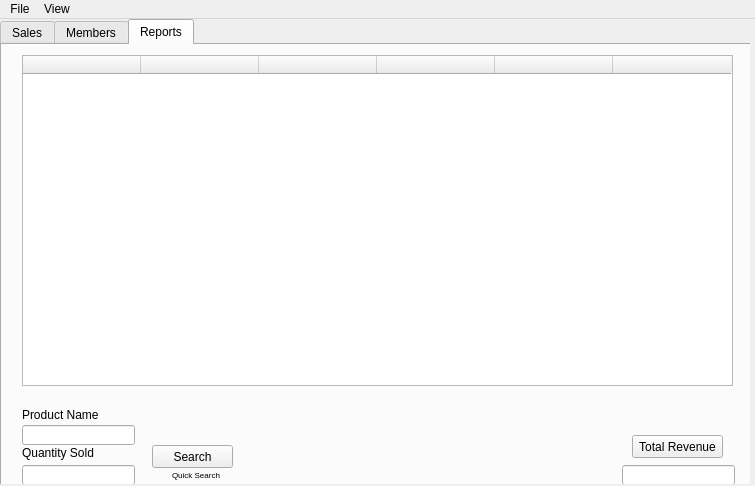
<?xml version="1.0" encoding="UTF-8"?>
<ui version="4.0">
 <class>MainWindow</class>
 <widget class="QMainWindow" name="MainWindow">
  <property name="geometry">
   <rect>
    <x>0</x>
    <y>0</y>
    <width>755</width>
    <height>486</height>
   </rect>
  </property>
  <property name="minimumSize">
   <size>
    <width>755</width>
    <height>486</height>
   </size>
  </property>
  <property name="maximumSize">
   <size>
    <width>755</width>
    <height>486</height>
   </size>
  </property>
  <property name="windowTitle">
   <string>MainWindow</string>
  </property>
  <widget class="QWidget" name="centralWidget">
   <property name="sizePolicy">
    <sizepolicy hsizetype="Fixed" vsizetype="Fixed">
     <horstretch>0</horstretch>
     <verstretch>0</verstretch>
    </sizepolicy>
   </property>
   <property name="minimumSize">
    <size>
     <width>750</width>
     <height>465</height>
    </size>
   </property>
   <property name="maximumSize">
    <size>
     <width>750</width>
     <height>465</height>
    </size>
   </property>
   <widget class="QTabWidget" name="Reports">
    <property name="enabled">
     <bool>true</bool>
    </property>
    <property name="geometry">
     <rect>
      <x>0</x>
      <y>0</y>
      <width>841</width>
      <height>471</height>
     </rect>
    </property>
    <property name="currentIndex">
     <number>2</number>
    </property>
    <widget class="QWidget" name="tab">
     <attribute name="title">
      <string>Sales</string>
     </attribute>
     <widget class="QPushButton" name="addSale">
      <property name="geometry">
       <rect>
        <x>270</x>
        <y>390</y>
        <width>75</width>
        <height>23</height>
       </rect>
      </property>
      <property name="text">
       <string>Add Sale</string>
      </property>
     </widget>
     <widget class="QLabel" name="UserID">
      <property name="geometry">
       <rect>
        <x>10</x>
        <y>350</y>
        <width>47</width>
        <height>16</height>
       </rect>
      </property>
      <property name="text">
       <string>User ID</string>
      </property>
     </widget>
     <widget class="QLabel" name="Product">
      <property name="geometry">
       <rect>
        <x>10</x>
        <y>386</y>
        <width>41</width>
        <height>20</height>
       </rect>
      </property>
      <property name="text">
       <string>Product</string>
      </property>
     </widget>
     <widget class="QLabel" name="SalesPrice">
      <property name="geometry">
       <rect>
        <x>150</x>
        <y>380</y>
        <width>31</width>
        <height>31</height>
       </rect>
      </property>
      <property name="text">
       <string>Price</string>
      </property>
     </widget>
     <widget class="QLabel" name="Amount">
      <property name="geometry">
       <rect>
        <x>130</x>
        <y>350</y>
        <width>47</width>
        <height>16</height>
       </rect>
      </property>
      <property name="text">
       <string>Quantity</string>
      </property>
     </widget>
     <widget class="QLabel" name="Date">
      <property name="geometry">
       <rect>
        <x>250</x>
        <y>350</y>
        <width>51</width>
        <height>16</height>
       </rect>
      </property>
      <property name="text">
       <string>       Date</string>
      </property>
     </widget>
     <widget class="QPushButton" name="newLog">
      <property name="geometry">
       <rect>
        <x>670</x>
        <y>350</y>
        <width>75</width>
        <height>23</height>
       </rect>
      </property>
      <property name="text">
       <string>New Log</string>
      </property>
     </widget>
     <widget class="QPushButton" name="addLog">
      <property name="geometry">
       <rect>
        <x>670</x>
        <y>380</y>
        <width>75</width>
        <height>23</height>
       </rect>
      </property>
      <property name="text">
       <string>Add Log</string>
      </property>
     </widget>
     <widget class="QPushButton" name="saveLog">
      <property name="geometry">
       <rect>
        <x>670</x>
        <y>410</y>
        <width>75</width>
        <height>23</height>
       </rect>
      </property>
      <property name="text">
       <string>Save Log</string>
      </property>
     </widget>
     <widget class="QTableWidget" name="SaleLogs">
      <property name="enabled">
       <bool>true</bool>
      </property>
      <property name="geometry">
       <rect>
        <x>20</x>
        <y>10</y>
        <width>711</width>
        <height>331</height>
       </rect>
      </property>
      <property name="horizontalScrollBarPolicy">
       <enum>Qt::ScrollBarAlwaysOff</enum>
      </property>
      <property name="sortingEnabled">
       <bool>true</bool>
      </property>
      <property name="rowCount">
       <number>0</number>
      </property>
      <property name="columnCount">
       <number>5</number>
      </property>
      <attribute name="horizontalHeaderDefaultSectionSize">
       <number>141</number>
      </attribute>
      <column>
       <property name="text">
        <string>User ID</string>
       </property>
      </column>
      <column>
       <property name="text">
        <string>Quantity</string>
       </property>
      </column>
      <column>
       <property name="text">
        <string>Product</string>
       </property>
      </column>
      <column>
       <property name="text">
        <string>Sales Price</string>
       </property>
      </column>
      <column>
       <property name="text">
        <string>Date</string>
       </property>
      </column>
     </widget>
     <widget class="QLabel" name="label">
      <property name="geometry">
       <rect>
        <x>260</x>
        <y>370</y>
        <width>47</width>
        <height>13</height>
       </rect>
      </property>
      <property name="font">
       <font>
        <pointsize>6</pointsize>
       </font>
      </property>
      <property name="text">
       <string>DDMMYYYY</string>
      </property>
     </widget>
     <widget class="QLineEdit" name="UserIDText">
      <property name="geometry">
       <rect>
        <x>50</x>
        <y>350</y>
        <width>71</width>
        <height>21</height>
       </rect>
      </property>
     </widget>
     <widget class="QLineEdit" name="AmountText">
      <property name="geometry">
       <rect>
        <x>180</x>
        <y>350</y>
        <width>71</width>
        <height>21</height>
       </rect>
      </property>
     </widget>
     <widget class="QLineEdit" name="ProductText">
      <property name="geometry">
       <rect>
        <x>50</x>
        <y>390</y>
        <width>71</width>
        <height>21</height>
       </rect>
      </property>
     </widget>
     <widget class="QLineEdit" name="DateText">
      <property name="geometry">
       <rect>
        <x>310</x>
        <y>350</y>
        <width>71</width>
        <height>21</height>
       </rect>
      </property>
     </widget>
     <widget class="QDoubleSpinBox" name="SalesPriceText">
      <property name="geometry">
       <rect>
        <x>180</x>
        <y>390</y>
        <width>71</width>
        <height>21</height>
       </rect>
      </property>
     </widget>
    </widget>
    <widget class="QWidget" name="tab_2">
     <attribute name="title">
      <string>Members</string>
     </attribute>
     <widget class="QTableWidget" name="UserLogs">
      <property name="enabled">
       <bool>true</bool>
      </property>
      <property name="geometry">
       <rect>
        <x>20</x>
        <y>10</y>
        <width>711</width>
        <height>331</height>
       </rect>
      </property>
      <property name="horizontalScrollBarPolicy">
       <enum>Qt::ScrollBarAlwaysOff</enum>
      </property>
      <property name="sortingEnabled">
       <bool>true</bool>
      </property>
      <property name="rowCount">
       <number>0</number>
      </property>
      <property name="columnCount">
       <number>6</number>
      </property>
      <attribute name="horizontalHeaderDefaultSectionSize">
       <number>118</number>
      </attribute>
      <column>
       <property name="text">
        <string>User ID</string>
       </property>
      </column>
      <column>
       <property name="text">
        <string>Name</string>
       </property>
      </column>
      <column>
       <property name="text">
        <string>Total Sales</string>
       </property>
      </column>
      <column>
       <property name="text">
        <string>Rebate</string>
       </property>
      </column>
      <column>
       <property name="text">
        <string>Expires</string>
       </property>
      </column>
      <column>
       <property name="text">
        <string>Prefered?</string>
       </property>
      </column>
     </widget>
     <widget class="QLabel" name="UserID_2">
      <property name="geometry">
       <rect>
        <x>10</x>
        <y>350</y>
        <width>47</width>
        <height>16</height>
       </rect>
      </property>
      <property name="text">
       <string>User ID</string>
      </property>
     </widget>
     <widget class="QLabel" name="Name">
      <property name="geometry">
       <rect>
        <x>10</x>
        <y>390</y>
        <width>47</width>
        <height>13</height>
       </rect>
      </property>
      <property name="text">
       <string>Name</string>
      </property>
     </widget>
     <widget class="QLabel" name="Expires">
      <property name="geometry">
       <rect>
        <x>130</x>
        <y>340</y>
        <width>41</width>
        <height>31</height>
       </rect>
      </property>
      <property name="text">
       <string>Expires</string>
      </property>
     </widget>
     <widget class="QCheckBox" name="isPrefered">
      <property name="geometry">
       <rect>
        <x>130</x>
        <y>390</y>
        <width>121</width>
        <height>31</height>
       </rect>
      </property>
      <property name="text">
       <string>Prefered Member?</string>
      </property>
     </widget>
     <widget class="QPushButton" name="addUser">
      <property name="geometry">
       <rect>
        <x>270</x>
        <y>390</y>
        <width>75</width>
        <height>23</height>
       </rect>
      </property>
      <property name="text">
       <string>Add User</string>
      </property>
     </widget>
     <widget class="QPushButton" name="addProfile">
      <property name="geometry">
       <rect>
        <x>670</x>
        <y>380</y>
        <width>75</width>
        <height>23</height>
       </rect>
      </property>
      <property name="text">
       <string>Add Profile</string>
      </property>
     </widget>
     <widget class="QPushButton" name="newProfile">
      <property name="geometry">
       <rect>
        <x>670</x>
        <y>350</y>
        <width>75</width>
        <height>23</height>
       </rect>
      </property>
      <property name="text">
       <string>New Profile</string>
      </property>
     </widget>
     <widget class="QPushButton" name="saveProfile">
      <property name="geometry">
       <rect>
        <x>670</x>
        <y>410</y>
        <width>75</width>
        <height>23</height>
       </rect>
      </property>
      <property name="text">
       <string>Save Profile</string>
      </property>
     </widget>
     <widget class="QLabel" name="label_2">
      <property name="geometry">
       <rect>
        <x>130</x>
        <y>370</y>
        <width>51</width>
        <height>16</height>
       </rect>
      </property>
      <property name="font">
       <font>
        <pointsize>6</pointsize>
       </font>
      </property>
      <property name="text">
       <string>DDMMYYYY</string>
      </property>
     </widget>
     <widget class="QLabel" name="label_3">
      <property name="geometry">
       <rect>
        <x>460</x>
        <y>420</y>
        <width>221</width>
        <height>31</height>
       </rect>
      </property>
      <property name="font">
       <font>
        <italic>true</italic>
       </font>
      </property>
      <property name="text">
       <string>Make Sure To Add Sales Logs First!</string>
      </property>
     </widget>
     <widget class="QLineEdit" name="UserIDText_2">
      <property name="geometry">
       <rect>
        <x>50</x>
        <y>350</y>
        <width>71</width>
        <height>21</height>
       </rect>
      </property>
     </widget>
     <widget class="QLineEdit" name="ExpiresText">
      <property name="geometry">
       <rect>
        <x>180</x>
        <y>350</y>
        <width>71</width>
        <height>21</height>
       </rect>
      </property>
     </widget>
     <widget class="QLineEdit" name="NameText">
      <property name="geometry">
       <rect>
        <x>50</x>
        <y>390</y>
        <width>71</width>
        <height>21</height>
       </rect>
      </property>
     </widget>
    </widget>
    <widget class="QWidget" name="tab_3">
     <attribute name="title">
      <string>Reports</string>
     </attribute>
     <widget class="QTableWidget" name="ReportLogs">
      <property name="enabled">
       <bool>true</bool>
      </property>
      <property name="geometry">
       <rect>
        <x>20</x>
        <y>10</y>
        <width>711</width>
        <height>331</height>
       </rect>
      </property>
      <property name="horizontalScrollBarPolicy">
       <enum>Qt::ScrollBarAlwaysOff</enum>
      </property>
      <property name="sortingEnabled">
       <bool>true</bool>
      </property>
      <property name="rowCount">
       <number>0</number>
      </property>
      <property name="columnCount">
       <number>6</number>
      </property>
      <attribute name="horizontalHeaderDefaultSectionSize">
       <number>118</number>
      </attribute>
      <column>
       <property name="text">
        <string/>
       </property>
      </column>
      <column>
       <property name="text">
        <string/>
       </property>
      </column>
      <column>
       <property name="text">
        <string/>
       </property>
      </column>
      <column>
       <property name="text">
        <string/>
       </property>
      </column>
      <column>
       <property name="text">
        <string/>
       </property>
      </column>
      <column>
       <property name="text">
        <string/>
       </property>
      </column>
     </widget>
     <widget class="QLineEdit" name="SearchIn">
      <property name="geometry">
       <rect>
        <x>20</x>
        <y>380</y>
        <width>113</width>
        <height>20</height>
       </rect>
      </property>
     </widget>
     <widget class="QLabel" name="label_4">
      <property name="geometry">
       <rect>
        <x>20</x>
        <y>360</y>
        <width>81</width>
        <height>20</height>
       </rect>
      </property>
      <property name="text">
       <string>Product Name</string>
      </property>
     </widget>
     <widget class="QLabel" name="label_5">
      <property name="geometry">
       <rect>
        <x>170</x>
        <y>420</y>
        <width>81</width>
        <height>20</height>
       </rect>
      </property>
      <property name="font">
       <font>
        <pointsize>6</pointsize>
       </font>
      </property>
      <property name="text">
       <string>Quick Search</string>
      </property>
     </widget>
     <widget class="QLineEdit" name="SearchOut">
      <property name="geometry">
       <rect>
        <x>20</x>
        <y>420</y>
        <width>113</width>
        <height>20</height>
       </rect>
      </property>
     </widget>
     <widget class="QLabel" name="label_6">
      <property name="geometry">
       <rect>
        <x>20</x>
        <y>400</y>
        <width>101</width>
        <height>16</height>
       </rect>
      </property>
      <property name="text">
       <string>Quantity Sold</string>
      </property>
     </widget>
     <widget class="QPushButton" name="Search">
      <property name="geometry">
       <rect>
        <x>150</x>
        <y>400</y>
        <width>81</width>
        <height>23</height>
       </rect>
      </property>
      <property name="text">
       <string>Search</string>
      </property>
     </widget>
     <widget class="QLineEdit" name="showRevenue">
      <property name="geometry">
       <rect>
        <x>620</x>
        <y>420</y>
        <width>113</width>
        <height>20</height>
       </rect>
      </property>
     </widget>
     <widget class="QPushButton" name="TotalRevenue">
      <property name="geometry">
       <rect>
        <x>630</x>
        <y>390</y>
        <width>91</width>
        <height>23</height>
       </rect>
      </property>
      <property name="text">
       <string>Total Revenue</string>
      </property>
     </widget>
    </widget>
   </widget>
  </widget>
  <widget class="QMenuBar" name="menuBar">
   <property name="geometry">
    <rect>
     <x>0</x>
     <y>0</y>
     <width>755</width>
     <height>21</height>
    </rect>
   </property>
   <widget class="QMenu" name="menuFilter">
    <property name="title">
     <string>View</string>
    </property>
    <widget class="QMenu" name="ByMonth">
     <property name="title">
      <string>By Month</string>
     </property>
     <addaction name="January"/>
     <addaction name="February"/>
     <addaction name="March"/>
     <addaction name="April"/>
     <addaction name="May"/>
     <addaction name="June"/>
     <addaction name="July"/>
     <addaction name="August"/>
     <addaction name="September"/>
     <addaction name="October"/>
     <addaction name="November"/>
     <addaction name="December"/>
    </widget>
    <addaction name="ByMonth"/>
    <addaction name="separator"/>
    <addaction name="TotalSpent"/>
    <addaction name="ProductList"/>
    <addaction name="Rebates"/>
   </widget>
   <widget class="QMenu" name="menuFile">
    <property name="title">
     <string>File</string>
    </property>
    <widget class="QMenu" name="menuNew">
     <property name="title">
      <string>New</string>
     </property>
     <addaction name="NewSalesLog"/>
     <addaction name="NewMemberProfile"/>
    </widget>
    <widget class="QMenu" name="menuOpen">
     <property name="title">
      <string>Open</string>
     </property>
     <addaction name="OpenSalesLog"/>
     <addaction name="OpenMemberProfile"/>
    </widget>
    <widget class="QMenu" name="menuSave">
     <property name="title">
      <string>Save</string>
     </property>
     <addaction name="SaveSalesLog"/>
     <addaction name="SaveMemberProfile"/>
    </widget>
    <addaction name="menuNew"/>
    <addaction name="menuOpen"/>
    <addaction name="menuSave"/>
   </widget>
   <addaction name="menuFile"/>
   <addaction name="menuFilter"/>
  </widget>
  <action name="January">
   <property name="text">
    <string>January</string>
   </property>
  </action>
  <action name="February">
   <property name="text">
    <string>February</string>
   </property>
  </action>
  <action name="March">
   <property name="text">
    <string>March</string>
   </property>
  </action>
  <action name="April">
   <property name="text">
    <string>April</string>
   </property>
  </action>
  <action name="May">
   <property name="text">
    <string>May</string>
   </property>
  </action>
  <action name="June">
   <property name="text">
    <string>June</string>
   </property>
  </action>
  <action name="July">
   <property name="text">
    <string>July</string>
   </property>
  </action>
  <action name="August">
   <property name="text">
    <string>August</string>
   </property>
  </action>
  <action name="September">
   <property name="text">
    <string>September</string>
   </property>
  </action>
  <action name="October">
   <property name="text">
    <string>October</string>
   </property>
  </action>
  <action name="November">
   <property name="text">
    <string>November</string>
   </property>
  </action>
  <action name="December">
   <property name="text">
    <string>December</string>
   </property>
  </action>
  <action name="actionSales_Log">
   <property name="text">
    <string>Sales Log</string>
   </property>
  </action>
  <action name="NewMemberProfile">
   <property name="text">
    <string>Member Profile</string>
   </property>
  </action>
  <action name="OpenSalesLog">
   <property name="text">
    <string>Sales Log</string>
   </property>
  </action>
  <action name="OpenMemberProfile">
   <property name="text">
    <string>Member Profile</string>
   </property>
  </action>
  <action name="SaveSalesLog">
   <property name="text">
    <string>Sales Log</string>
   </property>
  </action>
  <action name="SaveMemberProfile">
   <property name="text">
    <string>Member Profile</string>
   </property>
  </action>
  <action name="NewSalesLog">
   <property name="text">
    <string>Sales Log</string>
   </property>
  </action>
  <action name="ProductList">
   <property name="text">
    <string>Sorted Catalog</string>
   </property>
  </action>
  <action name="TotalSpent">
   <property name="text">
    <string>By Total Spent</string>
   </property>
  </action>
  <action name="Rebates">
   <property name="text">
    <string>Member Rebates</string>
   </property>
  </action>
 </widget>
 <layoutdefault spacing="6" margin="11"/>
 <resources/>
 <connections>
  <connection>
   <sender>NewSalesLog</sender>
   <signal>triggered()</signal>
   <receiver>newLog</receiver>
   <slot>click()</slot>
   <hints>
    <hint type="sourcelabel">
     <x>-1</x>
     <y>-1</y>
    </hint>
    <hint type="destinationlabel">
     <x>709</x>
     <y>404</y>
    </hint>
   </hints>
  </connection>
  <connection>
   <sender>NewMemberProfile</sender>
   <signal>triggered()</signal>
   <receiver>newProfile</receiver>
   <slot>click()</slot>
   <hints>
    <hint type="sourcelabel">
     <x>-1</x>
     <y>-1</y>
    </hint>
    <hint type="destinationlabel">
     <x>709</x>
     <y>404</y>
    </hint>
   </hints>
  </connection>
  <connection>
   <sender>OpenSalesLog</sender>
   <signal>triggered()</signal>
   <receiver>addLog</receiver>
   <slot>click()</slot>
   <hints>
    <hint type="sourcelabel">
     <x>-1</x>
     <y>-1</y>
    </hint>
    <hint type="destinationlabel">
     <x>709</x>
     <y>434</y>
    </hint>
   </hints>
  </connection>
  <connection>
   <sender>OpenMemberProfile</sender>
   <signal>triggered()</signal>
   <receiver>addProfile</receiver>
   <slot>click()</slot>
   <hints>
    <hint type="sourcelabel">
     <x>-1</x>
     <y>-1</y>
    </hint>
    <hint type="destinationlabel">
     <x>709</x>
     <y>434</y>
    </hint>
   </hints>
  </connection>
  <connection>
   <sender>SaveSalesLog</sender>
   <signal>triggered()</signal>
   <receiver>saveLog</receiver>
   <slot>click()</slot>
   <hints>
    <hint type="sourcelabel">
     <x>-1</x>
     <y>-1</y>
    </hint>
    <hint type="destinationlabel">
     <x>709</x>
     <y>464</y>
    </hint>
   </hints>
  </connection>
  <connection>
   <sender>SaveMemberProfile</sender>
   <signal>triggered()</signal>
   <receiver>saveProfile</receiver>
   <slot>click()</slot>
   <hints>
    <hint type="sourcelabel">
     <x>-1</x>
     <y>-1</y>
    </hint>
    <hint type="destinationlabel">
     <x>709</x>
     <y>464</y>
    </hint>
   </hints>
  </connection>
 </connections>
</ui>
